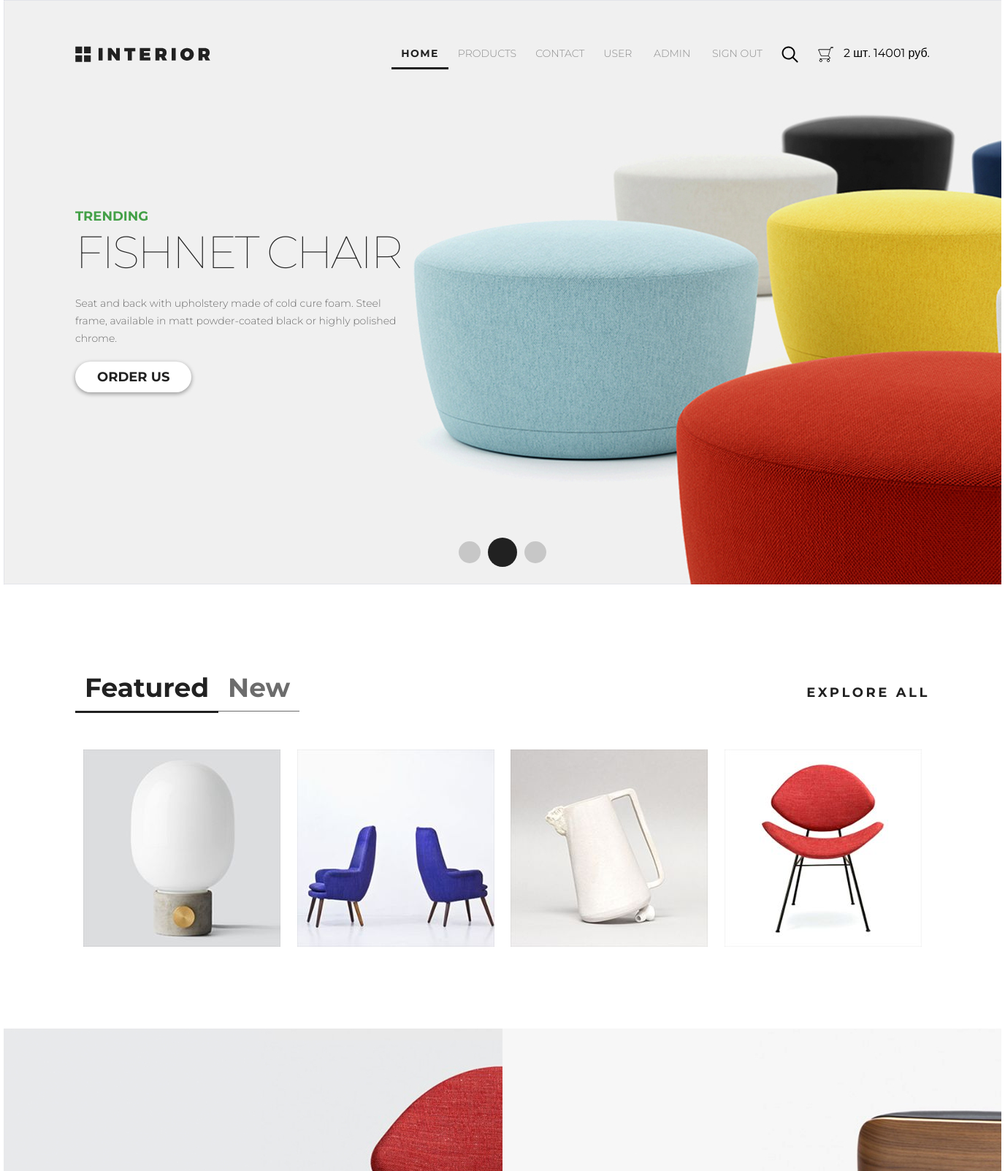
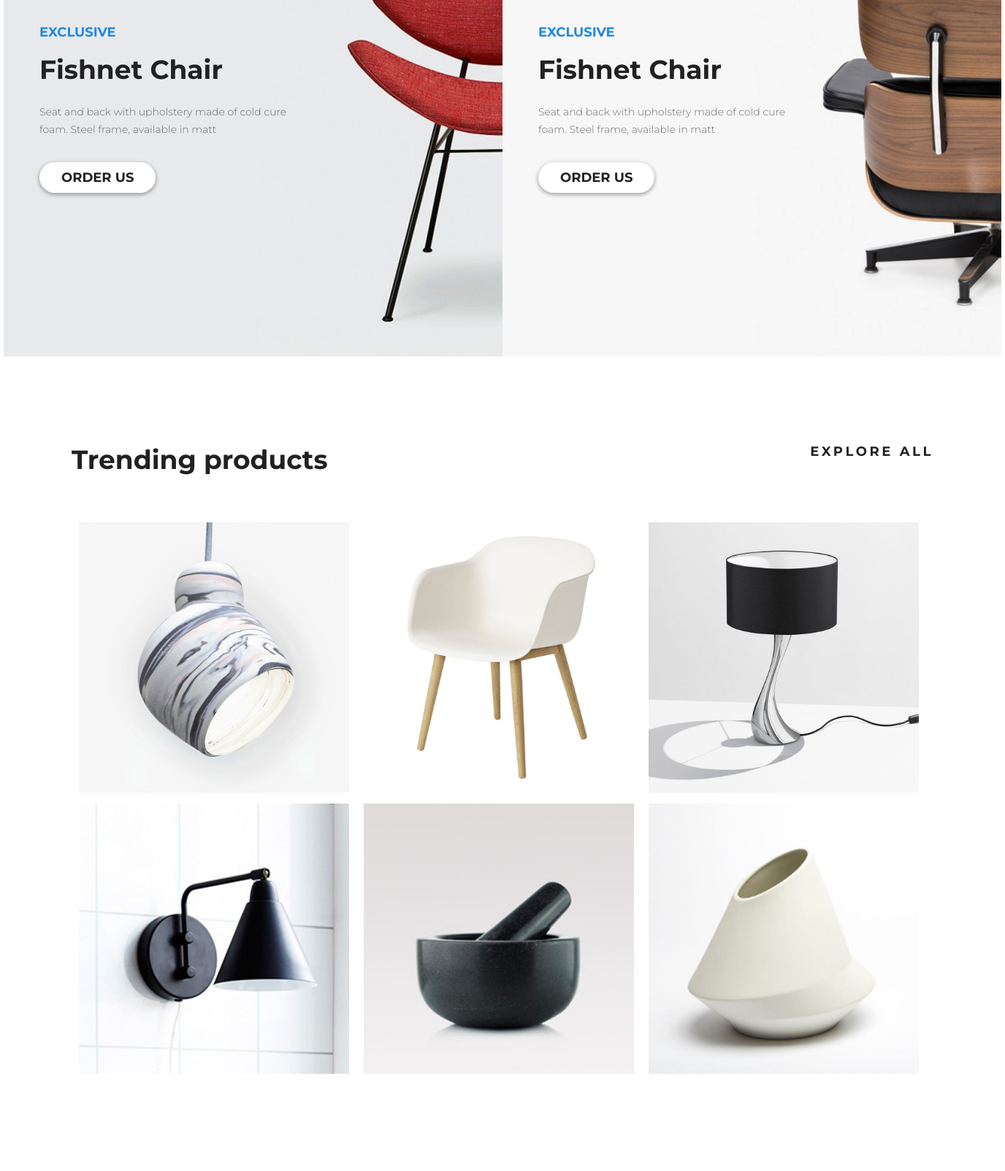
Page / (signed in, upper part) on the committed database (2 pictures, top to bottom).
### authapp/models.py (models this page shows)
class ShopUser(AbstractUser):
    avatar = models.ImageField(upload_to='user_avatars', blank=True)
    age = models.PositiveIntegerField(verbose_name='Age')

### basketapp/models.py (models this page shows)
class Basket(models.Model):
    user = models.ForeignKey(settings.AUTH_USER_MODEL, on_delete=models.CASCADE, related_name='basket')
    product = models.ForeignKey(Product, on_delete=models.CASCADE)
    quantity = models.PositiveIntegerField(verbose_name='quantity', default=0)
    add_datetime = models.DateTimeField(verbose_name='Time', auto_now_add=True)
    @property
    def product_cost(self):
        return self.product.price * self.quantity
    @property
    def total_quantity(self):
        return sum([el.quantity for el in self.user.basket.all()])
    @property
    def total_cost(self):
        return sum([el.product_cost for el in self.user.basket.all()])

### mainapp/models.py (models this page shows, shortened)
class Product(models.Model):
    category = models.ForeignKey(ProductCategory, on_delete=models.CASCADE)
    name = models.CharField(verbose_name="Product name", max_length=64)
    image = models.ImageField(verbose_name="Product image", upload_to="product_images",blank=True)
    shortdesc = models.TextField(verbose_name="Short products description", blank=True, max_length=64)
    description = models.TextField(verbose_name="Product description", blank=True, max_length=128)
    price = models.DecimalField(verbose_name="Price", max_digits=8, decimal_places=2, default=0)
    quantity = models.PositiveIntegerField(verbose_name="Quantity", default=0)
    is_active = models.BooleanField(verbose_name="active", default=True)

### mainapp/views.py (the view)
# urls.py: path('', include('mainapp.urls', namespace='main')),
def main(request):
    featured_products = Product.objects.all()[:4]
    context = {
        'page_title': 'Shop',
        'featured_products': featured_products,
        'basket': get_basket(request),
    }
    return render(request, 'mainapp/index.html', context)

### mainapp/views.py (called while the page is built)
def get_basket(request):
    if request.user.is_authenticated:
        return request.user.basket.all().order_by('product__category')
    else:
        return []

### mainapp/templates/mainapp/index.html (shortened to what this page needs)
{% extends 'mainapp/base.html' %}
{% load static %}
        {% block container %}
        <div class="slider padding-site">
            {% include 'mainapp/includes/inc_menu.html' %}
            <div class="slider_text_box">
                <p class="trending">Trending</p>
                <h3 class="slider_h3">Fishnet Chair</h3>
                <p class="slider_text">Seat and back with upholstery made of cold cure foam. Steel frame, available in matt powder-coated black
                    or highly polished chrome.</p>
                <a href="#" class="order_button">Order Us</a>
            </div>
            <div class="slider_pag">
                <a href="#" class="circle"></a>
                <a href="#" class="circle circle_active"></a>
                <a href="#" class="circle"></a>
            </div>
        </div>
        <div class="product_box padding-site ">
            <div class="product_heading">
                <ul class="featured_menu_ul">
                    <li class="featured_menu_li"><a href="#" class="featured_menu featured_menu_active">Featured</a></li>
                    <li class="featured_menu_li"><a href="#" class="featured_menu">New</a></li>
                </ul>
                <a class="expoler_button" href="#">Explore all</a>
            </div>
            <div class="products_img">
                {% for product in featured_products %}
                <div class="product" style="background-image:url('/media/{{ product.image }}')">
                </div>
                {% endfor %}
            </div>
        </div>
        </div>
        <div class="promo_products">
            <div class="promo1">
                <div class="promo_text_box">
                    <p class="exclusive">Exclusive</p>
                    <h3 class="promo_h3">Fishnet Chair</h3>
                    <p class="promo_text">Seat and back with upholstery made of cold cure foam. Steel frame, available in matt</p>
                    <a href="#" class="order_button">Order Us</a>
                </div>
            </div>
            <div class="promo2">
                <div class="promo_text_box">
                    <p class="exclusive">Exclusive</p>
                    <h3 class="promo_h3">Fishnet Chair</h3>
                    <p class="promo_text">Seat and back with upholstery made of cold cure foam. Steel frame, available in matt</p>
                    <a href="#" class="order_button">Order Us</a>
                </div>
            </div>
        </div>
        <div class="trending_products padding-site">
            <div class="trending_header">
                <h2 class="trending_h2">Trending products</h2>
                <a class="expoler_button_trending" href="#">Explore all</a>
            </div>
            <div class="trending_products_box">
                <a href="#"><img class="trending_product_shadow" src="{% static 'img/product-11.jpg' %}" alt="trending_product"></a>
                <a href="#"><img class="trending_product_shadow" src="{% static 'img/product-21.jpg' %}" alt="trending_product"></a>
                <a href="#"><img class="trending_product_shadow" src="{% static 'img/product-31.jpg' %}" alt="trending_product"></a>
                <a href="#"><img class="trending_product_shadow" src="{% static 'img/product-41.jpg' %}" alt="trending_product"></a>
                <a href="#"><img class="trending_product_shadow" src="{% static 'img/product-5.jpg' %}" alt="trending_product"></a>
                <a href="#"><img class="trending_product_shadow" src="{% static 'img/product-6.jpg' %}" alt="trending_product"></a>
            </div>
        </div>
        {% endblock %}

### mainapp/templates/mainapp/includes/inc_menu.html (shortened to what this page needs)
{% load static %}
<div class="product-header-menu">
                <a href="{% url 'main:index'%}"><img src="{% static '/img/logo.svg' %}" alt="logo"></a>
                <ul class="menu">
                    <li class="menu_list">
                        <a href="{% url 'main:index' %}"
                           class="menu_link {% if request.resolver_match.url_name == 'index' %} menu_link_active {% endif %}">HOME</a>
                    </li>
                    <li class="menu_list"><a href="{% url 'main:products' %}" class="menu_link ">PRODUCTS</a></li>
                    <li class="menu_list"><a href="{% url 'main:contacts' %}" class="menu_link {% if request.resolver_match.url_name == 'contacts' %} menu_link_active {% endif %}">CONTACT</a></li>
                    <li class="menu_list">
                    {% if user.is_authenticated %}
                        <a href="{% url 'auth:update' %}" class="menu_link">
                        {{ user.first_name|default:'User' }}
                        </a>
                    {% endif %}
                    {% if user.is_superuser %}
                        <a href="{% url 'adminapp:index' %}" class="menu_link">
                            Admin
                        </a>
                    {% endif %}
                    {% if user.is_authenticated %}
                        <a href="{% url 'authapp:logout' %}" class="menu_link">Sign out</a>
                    {% else %}
                        <a href="{% url 'authapp:login' %}" class="menu_link">Sign in</a>
                    {% endif %}
                    </li>
                    <li class="menu_list"><a href="#" class="menu_link"><img src="/static/img/search.svg" alt="search"></a></li>
                    <li class="menu_list"><a href="{% url 'basket:index' %}" class="menu_link"><img src="/static/img/basket.png" alt="search"></a></li>
                    {% if basket %}
                        {{ basket.0.total_quantity }} шт.
                        {{ basket.0.total_cost|floatformat:0 }} руб.
                    {% endif %}
                </ul>
</div>

### static/css/style.css (style rules this page uses)
* { margin: 0; padding: 0; }
a { text-decoration: none; }
body { font-family: 'Montserrat', sans-serif; }
.menu_link { color: #8c8c8c; font-size: 14px; font-weight: 300; text-transform: uppercase; padding: 10px 13px; }
.menu_list { list-style-type: none; }
.order_button { box-shadow: 0 2px 5px 1px rgba(33, 33, 33, 0.35); border-radius: 23px; background-color: #ffffff; color: #212121; font-size: 18px; font-weight: 700; text-transform: uppercase; padding: 10px 30px; display: inline-block; }
.menu_link_active { color: #212121; font-weight: 700; letter-spacing: 1.4px; border-bottom: 3px solid #212121; }
.trending { color: #43a047; font-size: 18px; font-weight: 700; text-transform: uppercase; }
.slider_h3 { color: #212121; font-size: 62px; font-weight: 100; text-transform: uppercase; letter-spacing: -3px; }
.slider_text { color: #6c6c6c; font-size: 14px; font-weight: 300; width: 458px; line-height: 24px; margin-top: 20px; margin-bottom: 20px; }
.circle { background-color: #212121; opacity: 0.2; width: 30px; height: 30px; border-radius: 50%; display: block; margin: 5px; }
.circle_active { background-color: #212121; opacity: 1; width: 40px; height: 40px; border-radius: 50%; display: block; }
.menu { display: flex; }
.slider_pag { display: flex; justify-content: center; align-items: center; margin-bottom: 19px; }
.featured_menu { color: #6c6c6c; font-size: 36px; font-weight: 700; border-bottom: 1px solid #6c6c6c; padding: 10px 13px; }
.featured_menu_active { color: #212121; font-size: 36px; font-weight: 700; border-bottom: 3px solid #212121; }
.featured_menu_li { list-style-type: none; }
.expoler_button { color: #212121; font-size: 18px; font-weight: 700; text-transform: uppercase; margin-bottom: 67px; margin-top: 137px; letter-spacing: 3.6px; }
.product_heading { display: flex; justify-content: space-between; }
.product_box { height: 608px; display: flex; flex-direction: column; }
.products_img { display: flex; justify-content: space-around; margin-bottom: 119px; }
.featured_menu_ul { display: flex; margin-bottom: 48px; margin-top: 119px; }
.exclusive { color: #1e88e5; font-size: 18px; font-weight: 700; text-transform: uppercase; margin-bottom: 18px; }
.promo_text { color: #6c6c6c; font-size: 14px; font-weight: 300; line-height: 24.04px; width: 374px; margin-top: 24px; margin-bottom: 33px; letter-spacing: 0px; }
.promo_h3 { color: #212121; font-size: 36px; font-weight: 700; }
.promo1 { height: 683px; width: 683px; background-image: url(/static/img/promo-img1.jpg) }
.promo2 { height: 683px; width: 683px; background-image: url(/static/img/promo-img.jpg) }
.promo_products { display: flex; justify-content: center; }
.promo_text_box { padding-left: 49px; padding-bottom: 255px; padding-top: 228px; }
.trending_h2 { color: #212121; font-size: 36px; font-weight: 700; }
.trending_products { display: flex; flex-direction: column; }
.expoler_button_trending { color: #212121; font-size: 18px; font-weight: 700; text-transform: uppercase; letter-spacing: 3.6px; }
.trending_header { display: flex; justify-content: space-between; margin-bottom: 64px; margin-top: 119px; letter-spacing: 0px; }
.trending_products_box { display: flex; flex-wrap: wrap; justify-content: space-around; width: 1170px; height: 770px; margin-bottom: 120px; }
.product { width: 270px; height: 270px; background-size: contain; background-position: center; }
.slider { height: 800px; background-image: url(/static/img/slider-img.jpg); display: flex; flex-direction: column; justify-content: space-between; }
.padding-site { padding-left: 98px; padding-right: 98px; }
::placeholder { color: #6c6c6c; font-size: 14px; font-weight: 300; padding-left: 19px; padding-top: 17px; padding-bottom: 17px; }
.product-header-menu { display: flex; justify-content: space-between; padding-top: 63px; }

### rows in the picture
ShopUser: first_name "USER"
Basket: user+quantity "2", user+product+quantity "14001"
Product: image (picture)
Product: image (picture)
Product: image (picture)
Product: image (picture)
